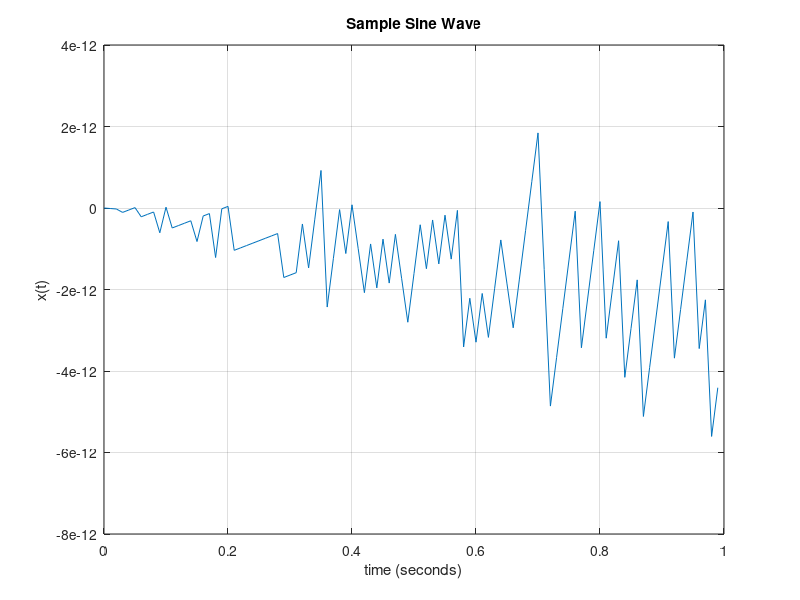
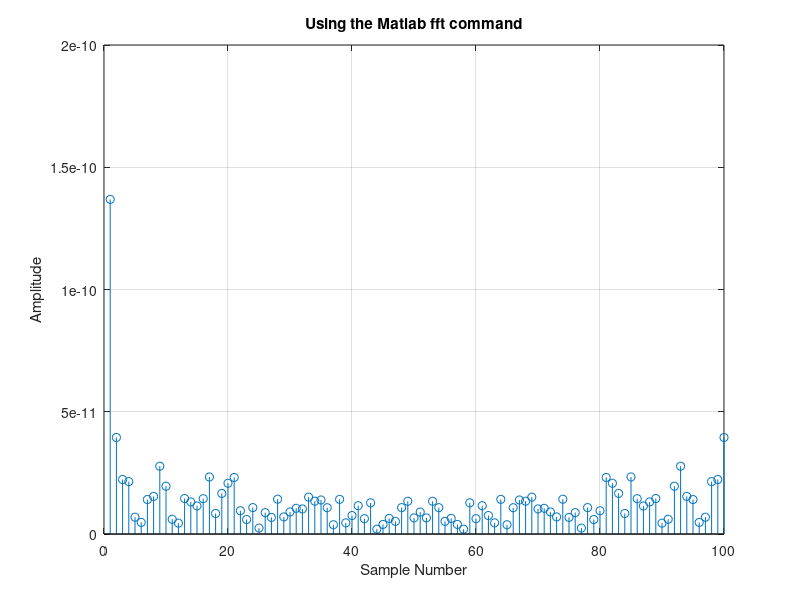

These figures' MATLAB source, in order:
fo = 500; % frequency of the sine wave
Fs = 100; % sampling rate
Ts = 1/Fs; % sampling time interval
t = 0:Ts:1-Ts; % sampling period
n = length(t); % number of samples
x = 10*sin(2*pi*fo*t); % the sine curve

% plot the cosine curve in the time domain
sinePlot = figure;
plot(t,x);
xlabel('time (seconds)')
ylabel('x(t)')
title('Sample Sine Wave')
grid

% plot the frequence spectrum using the MATLAB fft command
matlabFFT = figure; % create a new figure
XfreqDomain = fft(x); % take the fft of our cos wave, x(t)

stem(abs(XfreqDomain)); % use abs command to get the magnitude
% similary, we would use angle command to get the phase plot!

xlabel('Sample Number')
ylabel('Amplitude')
title('Using the Matlab fft command')
grid